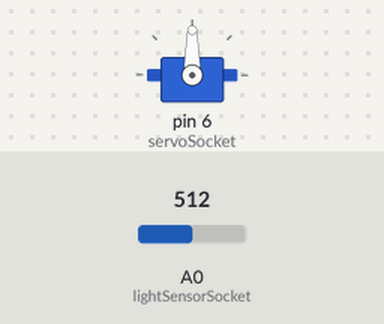
Simulated run of this sketch. Board: Arduino Uno, built with avr-gcc and run on an emulated ATmega328P. Parts: servo. The test bench sets the inputs (shaded band); at power-on: A0 (lightSensorSocket) = 512.

Above: at 1.2 s.
1.3 s: A0 (lightSensorSocket) set to 110
2.8 s: A0 (lightSensorSocket) set to 89
At 2.95 s:
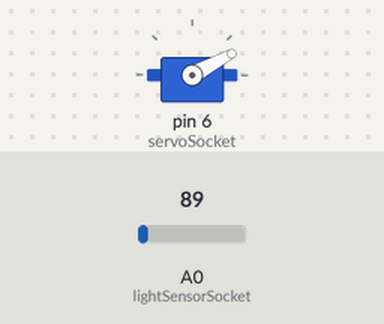
At 4.47 s:
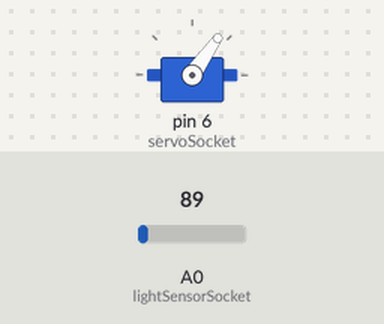
Timing chart, 0 to 11.8 s (numbered marks = the images above; inputs shaded):
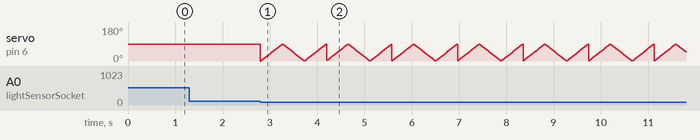

Measured:
- the behaviour switches between 100 and 99 on A0 (lightSensorSocket) (found by bisection; images 0 and 1)
- after the input at 1.3 s, every drawn part: stays the same

The sketch:

robot_friend_sketch.ino
```cpp
#include <Servo.h>
#define servoSocket 6
#define lightSensorSocket A0
Servo robotArm;
int pos;
int val;
int trigger = 100; //<- Change to YOUR measured value
int waveSpeed = 5;
int leftWave = 90;
int rightWave = 0;
void setup() {
robotArm.attach(servoSocket);
}
void loop() {
val = analogRead(lightSensorSocket);
if (val < trigger) {
for (pos = rightWave; pos <= leftWave; pos += 1) {
robotArm.write(pos);
delay(waveSpeed);
}
for (pos = leftWave; pos >= rightWave; pos -= 1) {
robotArm.write(pos);
delay(waveSpeed);
}
for (pos = rightWave; pos <= leftWave; pos += 1) {
robotArm.write(pos);
delay(waveSpeed);
}
}
}
```
